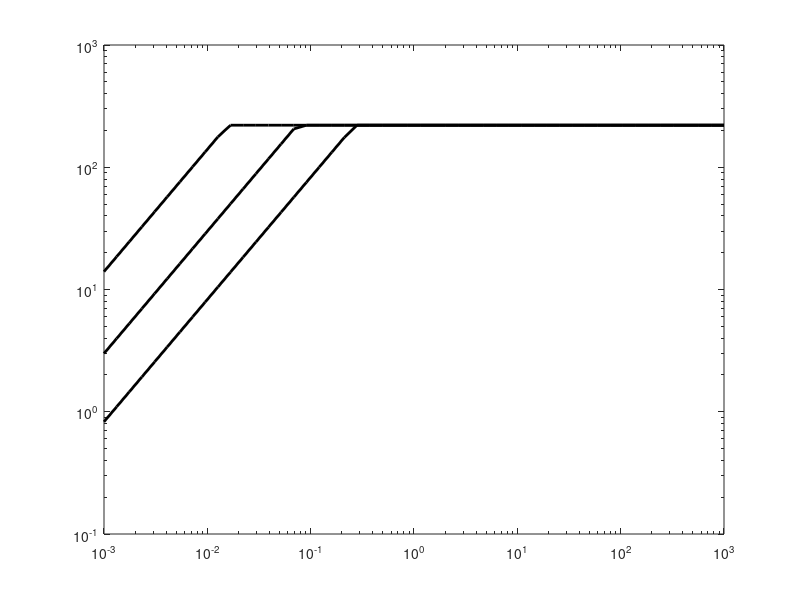

Source code (MATLAB):
clear all
clc
dir='/Users/nanding/0-Mywork/4-cuda/xDrop/xdrop-'
name='_extendSeedLGappedXDropOneDirectionShared.csv'

%memBW=900 %B/s
l1=14*1e3; %B/s
l2=2.9968*1e3; %B/s
memBW=828;

%peakiop=80*4*1*1.53;% ops
int_peakiop=80*4*1.38*0.5;
ldst_peakiop=80*4*1.38*0.25
% peakiop=1.57*1e4 % ops
% empeakiop=80*64*1.48*2
peakiop=int_peakiop;

Tsize=32;
%exabiom-SW
%xval=[100 500 1000 2500 5000]
%time=[1.70084 2.37950 2.84574 3.58964 4.06058]
xval=[100 500 1000 2500 5000]
time=[1.70084 2.37950 2.84574 3.58964 4.06058]
color=['r' 'b' 'g' 'm' 'k']
idx=1
cases=0
startcol=3

%for xval_i=xval
%STR=sprintf('%s%d%s',dir,xval_i,name)   
%share_ld(idx)=csvread(STR,15,startcol,[15,startcol,15,startcol+cases]);
%share_st(idx)=csvread(STR,16,startcol,[16,startcol,16,startcol+cases]);
%conf_ld(idx)=csvread(STR,32,startcol,[32,startcol,32,startcol+cases]);
%conf_st(idx)=csvread(STR,33,startcol,[33,startcol,33,startcol+cases]);
%idx=idx+1
%end
%
%y=share_ld+share_st
%y1=conf_ld+conf_st
%r=y1./y
%bar(r)

 
 
%ceilings L1
 c=1;
 flag=0;
 x=logspace(-3,3);
 for i=1:length(x);
     if l1*x(i) < peakiop
         ceiling2(c)=l1*x(i);
     else
         if flag==0
             minempirical=x(i-1);
             flag=1;
         end
         ceiling2(c)=peakiop;
     end
     c=c+1;
 end
 
 loglog(x,ceiling2,'k-','linewidth',2);
 hold on
 
 
 % ceilings HBM
 c=1;
 for i=1:length(x);
     if memBW*x(i) < peakiop;
         ceiling1(c)=memBW*x(i);
     else
         ceiling1(c)=peakiop;
     end
     c=c+1;
 end
 
 
 loglog(x,ceiling1,'k-','linewidth',2);
 hold on
 
 
 
 %ceilings L2
 memBW=l2;
 c=1;
 for i=1:length(x);
     if memBW*x(i) < peakiop
         ceiling4(c)=memBW*x(i);
     else
         ceiling4(c)=peakiop;
     end
     c=c+1;
 end
 
 loglog(x,ceiling4,'k-','linewidth',2);
 hold on
 
